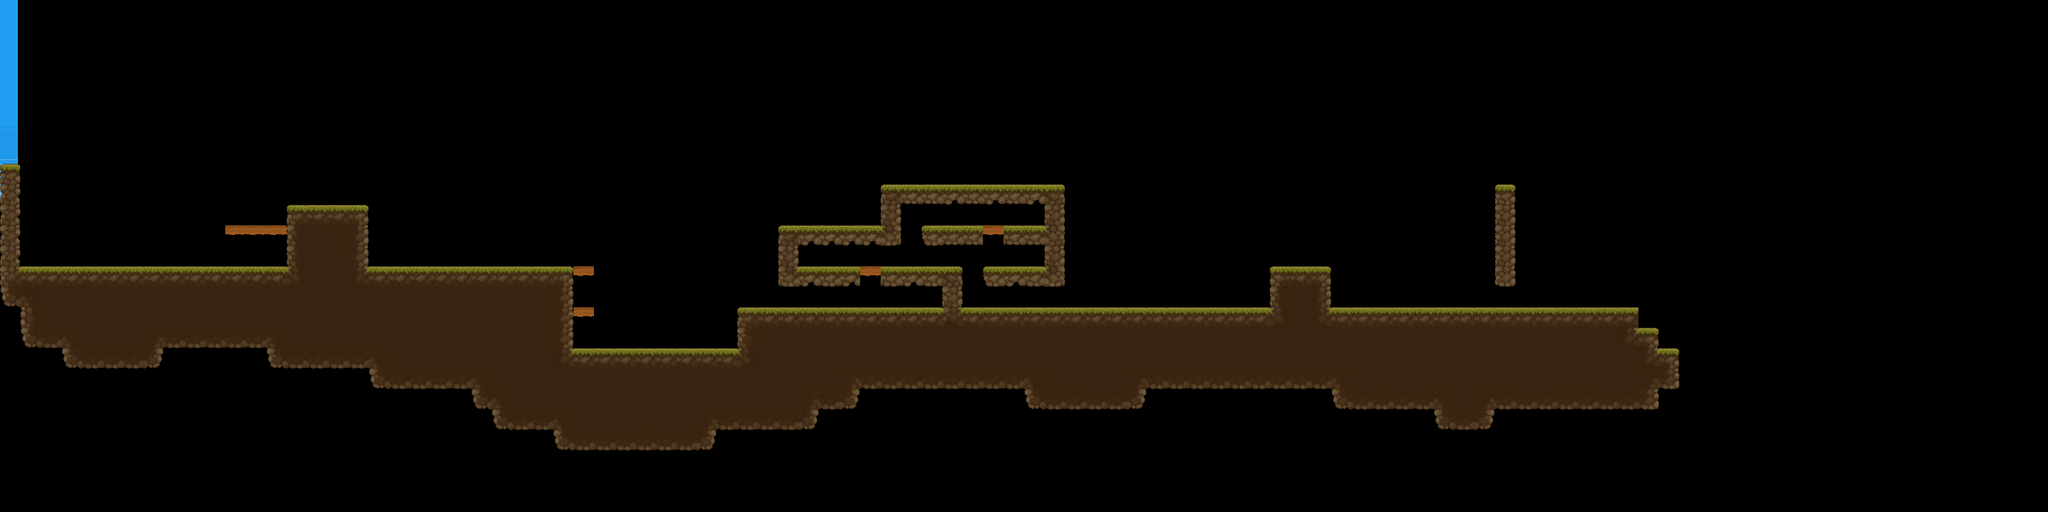

A level layout from a 2D game, rendered from its tile map. Below: a short description, then the map file with tile-grid data replaced by summaries:
An orthogonal 100x25 tile map with 32x32 px tiles, 4 tile layers (Ground, Hazards, Platforms, Fluff), 12 tilesets, 1 image layer and 52 objects (19x gxpengine_template.Ground, 6x gxpengine_template.Coin, 4x gxpengine_template.Enemy, 4x gxpengine_template.MovableHazard, 3x gxpengine_template.CheckPoint, ...).

<map version="1.10" tiledversion="1.10.2" orientation="orthogonal" renderorder="right-down" width="100" height="25" tilewidth="32" tileheight="32" infinite="0" nextlayerid="15" nextobjectid="112">
 <tileset firstgid="1" name="Ground" tilewidth="32" tileheight="32" tilecount="256" columns="16">
  <image source="TX Tileset Ground.png" width="512" height="512" />
 </tileset>
 <tileset firstgid="257" name="HeartUI" tilewidth="253" tileheight="254" tilecount="1" columns="1">
  <image source="heart.png" width="254" height="254" />
 </tileset>
 <tileset firstgid="258" name="MoneyUI" tilewidth="14" tileheight="16" tilecount="1" columns="1">
  <image source="CoinSprite.png" width="14" height="16" />
 </tileset>
 <tileset firstgid="259" name="SpellSlot" tilewidth="200" tileheight="200" tilecount="1" columns="1">
  <image source="spellSlot.png" width="200" height="200" />
 </tileset>
 <tileset firstgid="260" name="PortalSS" tilewidth="620" tileheight="486" tilecount="4" columns="4">
  <image source="PortalSS.png" width="2480" height="486" />
 </tileset>
 <tileset firstgid="264" name="Hazard" tilewidth="32" tileheight="32" tilecount="1" columns="1">
  <image source="Spike.png" width="32" height="32" />
 </tileset>
 <tileset firstgid="265" name="Platforms" tilewidth="32" tileheight="32" tilecount="1" columns="1">
  <image source="Platform.png" width="32" height="32" />
 </tileset>
 <tileset firstgid="266" name="healthPickUp" tilewidth="16" tileheight="16" tilecount="4" columns="4">
  <image source="GreenGem.png" width="64" height="16" />
 </tileset>
 <tileset firstgid="270" name="Coin" tilewidth="16" tileheight="16" tilecount="5" columns="5">
  <image source="MonedaD.png" width="80" height="16" />
 </tileset>
 <tileset firstgid="275" name="MovableHazard" tilewidth="100" tileheight="100" tilecount="1" columns="1">
  <image source="Hazard.png" width="100" height="100" />
 </tileset>
 <tileset firstgid="276" name="CheckPoint" tilewidth="31" tileheight="34" tilecount="2" columns="2">
  <image source="CheckPoint.png" width="62" height="34" />
 </tileset>
 <tileset firstgid="278" name="Lock" tilewidth="24" tileheight="33" tilecount="18" columns="18">
  <image source="Lock.png" width="432" height="33" />
 </tileset>
 <imagelayer id="3" name="Backgrounds" offsetx="-548" offsety="-10.6667">
  <image source="Clouds 1/1.png" width="576" height="324" />
 </imagelayer>
 <objectgroup id="11" name="WorldText">
  <object id="88" name="txt3" x="2396.33" y="357.167" width="90" height="45.6667">
   <text wrap="1">Use key:
2,2,2,2s</text>
  </object>
  <object id="89" name="txt2" x="431.167" y="134.917" width="239" height="79.5">
   <text wrap="1">CheckPoint:
Only Saves the available 
spells and position</text>
  </object>
  <object id="90" name="txt1" x="116.833" y="269.25" width="185" height="21.5">
   <text wrap="1">Teleport behind him</text>
  </object>
 </objectgroup>
 <objectgroup id="6" name="UI">
  <object id="23" name="CombinationUI" type="gxpengine_template.ComboUI" x="736" y="224" width="32" height="128" />
  <object id="25" name="beatVisual" type="gxpengine_template.BeatVisualiser" x="0" y="512" width="54" height="56">
   <properties>
    <property name="ShrinkSpeed" type="float" value="0.005" />
   </properties>
  </object>
  <object id="28" name="spellNotifier" type="gxpengine_template.SpellNotifier" x="448" y="32" width="64" height="64">
   <properties>
    <property name="NotifyTimer" type="float" value="2" />
   </properties>
  </object>
  <object id="44" name="healthUI" type="gxpengine_template.HealthUI" gid="257" x="704" y="512" width="64" height="64.253">
   <properties>
    <property name="HealthHolderName" value="player" />
   </properties>
  </object>
  <object id="53" name="spellSlot" type="gxpengine_template.SpellSlot" x="0" y="0" width="64" height="64">
   <properties>
    <property name="EmptyMenuSpriteFileName" value="circle.png" />
    <property name="WarningTimer" type="float" value="0.1" />
   </properties>
  </object>
  <object id="54" name="moneyUI" type="gxpengine_template.MoneyUI" gid="258" x="704" y="576" width="64" height="64">
   <properties>
    <property name="MoneyHolderName" value="player" />
   </properties>
  </object>
 </objectgroup>
 <objectgroup id="2" name="Object Layer 1">
  <object id="6" name="LVL1.tmx" type="gxpengine_template.Gate" x="2368" y="406.667" width="137.333" height="73.3333" />
  <object id="35" name="door" type="gxpengine_template.Door" x="2336" y="448" width="32" height="32" />
  <object id="38" name="enemy" type="gxpengine_template.Enemy" x="640" y="384" width="32" height="32">
   <properties>
    <property name="AttackSound" value="Sound/8-bit-punch-short.wav" />
    <property name="AttackVolume" type="float" value="0.1" />
    <property name="BeatsPerMove" type="float" value="0.5" />
    <property name="Coins" type="int" value="2" />
    <property name="CoolDown" type="int" value="2000" />
    <property name="CritMult" type="float" value="1" />
    <property name="Damage" type="int" value="1" />
    <property name="FallBuildUpSpeed" type="float" value="0.07" />
    <property name="Health" type="int" value="5" />
    <property name="MaxFallSpeed" type="float" value="10" />
    <property name="MaxHealth" type="int" value="6" />
    <property name="MovePattern" value="moveLeft,moveLeft,attack,moveRight,attackBehind,attack,moveRight,attackBehind" />
    <property name="VisualStayTime" type="float" value="0.6" />
    <property name="WalkStep" type="float" value="32" />
   </properties>
  </object>
  <object id="48" name="portalPickUp" type="gxpengine_template.SpellPickUp" gid="261" x="193.333" y="414.667" width="40.1646" height="31.4839">
   <properties>
    <property name="PickUpSound" value="Sound/PowerUp.mp3" />
    <property name="SpellPrefabName" value="PortalSpell" />
    <property name="Volume" type="float" value="0.2" />
   </properties>
  </object>
  <object id="49" name="heal_PU" type="gxpengine_template.HealthPickUp" gid="268" x="896" y="416" width="32" height="32">
   <properties>
    <property name="Amount" type="int" value="2" />
    <property name="PickUpSound" value="Sound/PowerUp.mp3" />
    <property name="Volume" type="float" value="0.2" />
   </properties>
  </object>
  <object id="50" name="coin" type="gxpengine_template.Coin" gid="270" x="1440" y="352" width="32" height="32">
   <properties>
    <property name="PickUpSound" value="Sound/coin.mp3" />
    <property name="Volume" type="float" value="0.2" />
   </properties>
  </object>
  </objectgroup>
 <objectgroup id="8" name="Managers" class="gxpengine_template.BeatManager">
  <properties>
   <property name="BPM" type="int" value="60" />
   <property name="ErrorMargin" type="float" value="0.2" />
  </properties>
  <!-- 20 objects omitted --></objectgroup>
 <objectgroup id="12" name="Ground">
  <!-- 19 objects omitted --></objectgroup>
 <objectgroup id="13" name="Platforms" />
 <objectgroup id="14" name="Hazards" />
 <layer id="1" name="Ground" class="gxpengine_template.Ground" width="100" height="25">
  <data>[2500 cells, 137 non-empty, 24 distinct tile ids]</data>
 </layer>
 <layer id="7" name="Hazards" class="gxpengine_template.Hazard" width="100" height="25">
  <data>[2500 cells, 0 non-empty, 0 distinct tile ids]</data>
 </layer>
 <layer id="4" name="Platforms" class="gxpengine_template.Platform" width="100" height="25">
  <properties>
   <property name="class" value="gxpengine_template.Platform" />
  </properties>
  <data>[2500 cells, 7 non-empty, 1 distinct tile ids]</data>
 </layer>
 <layer id="9" name="Fluff" class="gxpengine_template.FluffTile" width="100" height="25">
  <data>[2500 cells, 334 non-empty, 10 distinct tile ids]</data>
 </layer>
</map>
<!-- 37 of 52 objects omitted -->
